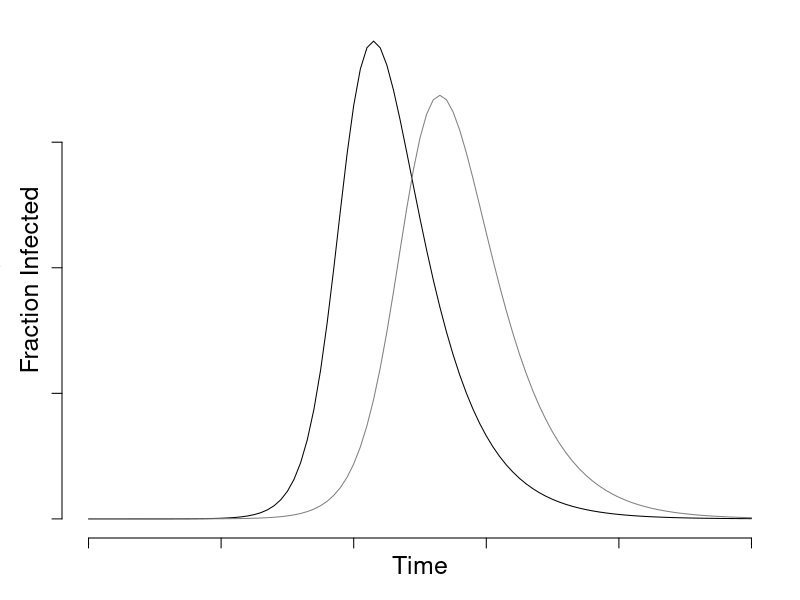
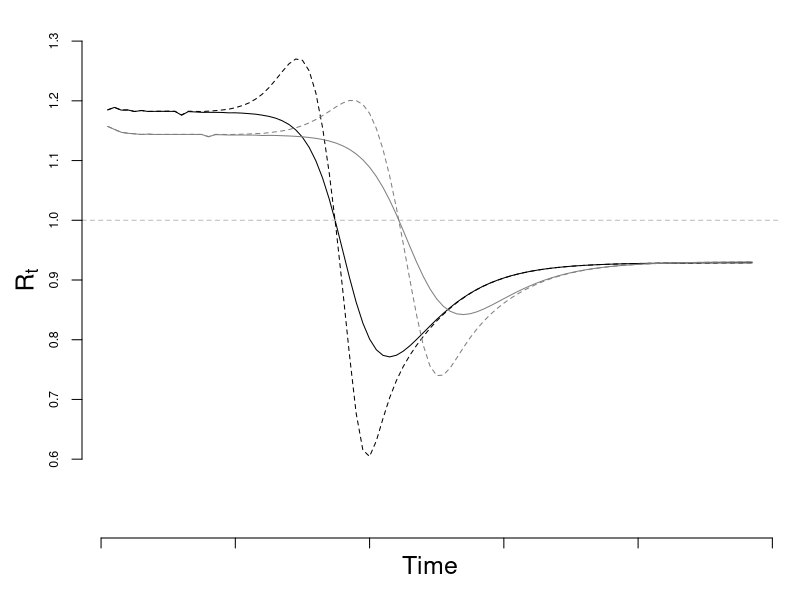
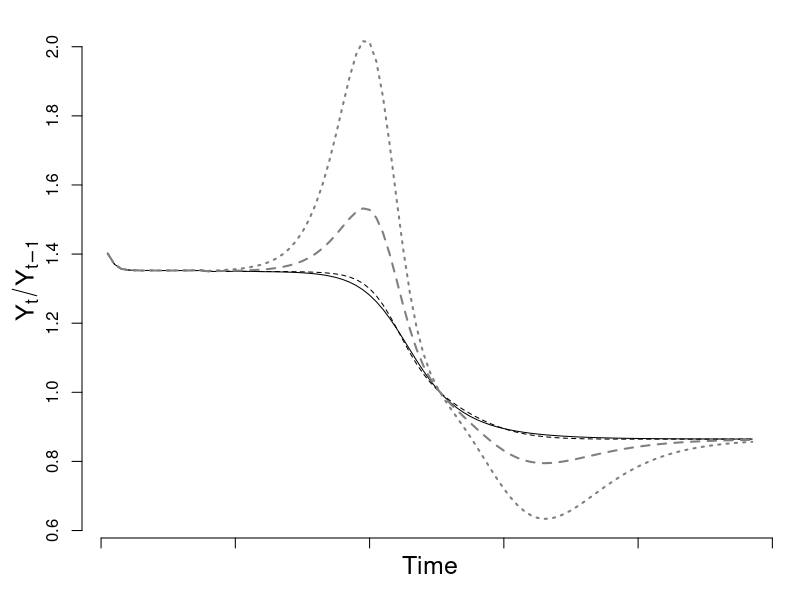
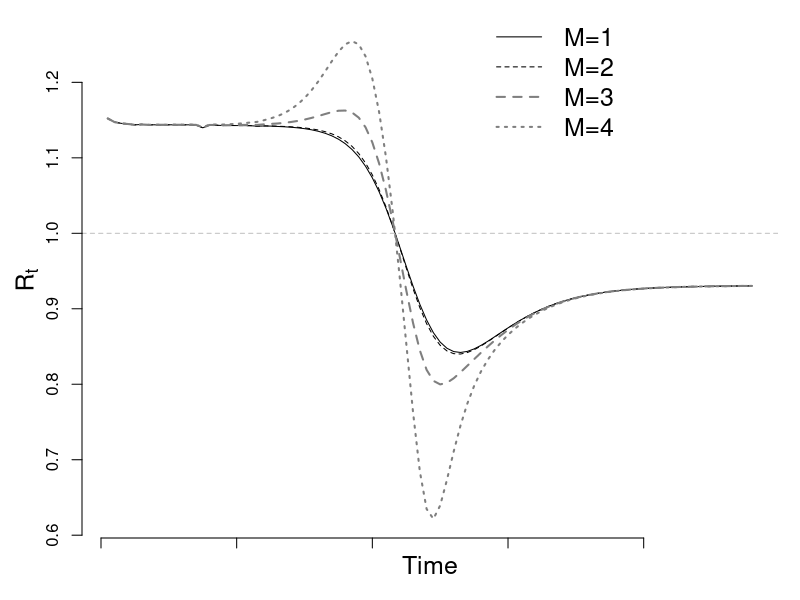

Write R code to recreate these figures, in order.
## Potential bias due to self-selection and measurement error 
## from a deterministic SIR mode

## Load deSolve package
library(deSolve)

## Create an SIR function
sir <- function(time, state, parameters) {
  
  with(as.list(c(state, parameters)), {
    
    dS <- -beta * S * I
    dE <-  beta * S * I - sigma * E
    dI <-  sigma * E - gamma * I
    dR <-              gamma * I
    
    return(list(c(dS, dE, dI, dR)))
  })
}

### Set parameters
## Proportion in each compartment: Susceptible 0.999999, Exposed 0.000001, Infected 0, Recovered 0
init       <- c(S = 1-1e-6, E = 1e-6, I = 0.0, R = 0.0)
## beta: infection parameter; gamma: recovery parameter
# parameters <- c(beta = 1.4247, gamma = 0.14286)
parameters1 <- c(beta = 1.2, sigma = 0.3, gamma = 0.15)
parameters2 <- c(beta = 0.9, sigma = 0.3, gamma = 0.15)
## Time frame
gap = 1
times      <- seq(0, 100, by = gap)

## Solve using ode (General Solver for Ordinary Differential Equations)
out1 <- ode(y = init, times = times, func = sir, parms = parameters1)
out2 <- ode(y = init, times = times, func = sir, parms = parameters2)
## change to data frame
out1 <- as.data.frame(out1)
out2 <- as.data.frame(out2)
## Delete time variable
out1$time <- NULL
out2$time <- NULL
## Show data
png(filename = "../figs/seir.png",
    width = 6.5, height = 4, units = "in", res = 1200, pointsize = 12)
par(mar = c(3,3,1,1)+0.1)
plot(times, out1$I, type = "l", axes = FALSE, bty = "n")
lines(times, out2$I, col = "grey50")
axis(side = 1, labels = FALSE)
axis(side = 2, labels = FALSE)
mtext("Fraction Infected", side = 2, line = 1, cex = 1.5)
mtext("Time", side = 1, line = 1, cex = 1.5)
dev.off()

## Setup for bias plots
f = 0.02
M = 4 
days = 1:365
FP = 0.024; FN = 0.30
bary1_new = -diff(out1$S)
bary1_all = out1$I
bary2_new = -diff(out2$S)
bary2_all = out2$I

bias_fn <- function(M, bary, f, FP = 0.01, FN = 0.15) {
  const = (bary*M + (1-bary))
  f0 = f/const
  f1 = M*f0
  Delta = f1 - f0
  D_M1 = 1 - Delta * bary/(1-bary) * (FP*(1-bary) + FN * bary)/ (f0 * (1-bary) + f1 * bary)
  D_M2 = 1/(1-FP-FN)
  D_M = D_M1 * D_M2
  rho = Delta*sqrt(bary*(1-bary))/sqrt(f*(1-f))
  error = rho*sqrt((1-f)/f) * sqrt(1-bary)/sqrt(bary)*D_M
  lag_error = error[1:(length(error)-1)]
  cur_error = error[2:(length(error))]
  
  lin_term = cur_error - lag_error
  quad_term = lag_error^2 - cur_error*lag_error
  
  cur_bary = bary[2:length(error)]
  lag_bary = bary[1:(length(error)-1)]
  
  bias = (lin_term+quad_term) * cur_bary/lag_bary
  
  Rt = 1+log(cur_bary/lag_bary)* (1/7 + 1/3) / gap
  logbias = log(1+lin_term+quad_term) * (1/7 + 1/3) / gap
  
  return(list("r"=cur_bary/lag_bary, "bias" = bias,
              "Rt"=Rt, "logbias"=logbias))
}

bias1_all = bias_fn(M, bary1_all, f)
bias1_new = bias_fn(M, bary1_new, f)
bias2_all = bias_fn(M, bary2_all, f)
bias2_new = bias_fn(M, bary2_new, f)

## Ratio Comparison: Use New for Fraction of New Cases
ymax = max(bias1_new$Rt+bias1_new$logbias, bias1_new$Rt, bias2_new$Rt+bias2_new$logbias, bias2_new$Rt, na.rm = TRUE)
ymin = min(bias1_new$Rt+bias1_new$logbias, bias1_new$Rt, bias2_new$Rt+bias2_new$logbias, bias2_new$Rt, na.rm = TRUE)
good_obs = -c(1:2) # REMOVE A FEW OBS EARLY ON DUE TO STABILITY OF CALC ISSUE
png(filename = "../figs/seir_rt_comparison.png",
    width = 6.5, height = 4, units = "in", res = 1200, pointsize = 12)
par(mar = c(3,4,1,1)+0.1)
plot(bias1_new$Rt[good_obs], type = "l", ylim = c(0.5, 1.3), axes = FALSE, bty = "n", xlab = "", ylab = "")
lines((bias1_new$Rt + bias1_new$logbias)[good_obs], lty = 2)
abline(h = 1.0, col = "grey", lty = 2)
lines(bias2_new$Rt[good_obs], lty = 1, col = "grey50")
lines((bias2_new$Rt+bias2_new$logbias)[good_obs], lty = 2, col = "grey50")
axis(side =1, labels = FALSE)
axis(side =2, cex.axis = 0.75, at = seq(0.6,1.3,0.1))
mtext(expression(R[t]), side = 2, line = 2, cex = 1.5)
mtext("Time", side = 1, line = 1, cex = 1.5)
dev.off()

## Same curve, just different M value
M1 = 2; M2 = 3; M3 = 4
bias1 = bias_fn(M1, bary2_all, f, FP, FN)
bias2 = bias_fn(M2, bary2_all, f, FP, FN)
bias3 = bias_fn(M3, bary2_all, f, FP, FN)

## Ratio for different M: Use All for Prevalence
ymax = max((bias3$r+bias3$bias)[-1])
ymin = min((bias3$r+bias3$bias)[-1])
good_obs = -c(1:3)
png(filename = "../figs/seir_ratio.png",
    width = 6.5, height = 4, units = "in", res = 1200, pointsize = 12)
par(mar = c(3,4,1,1)+0.1)
plot((bias1$r)[good_obs], type = "l", ylim = c(ymin, ymax), axes = FALSE, bty = "n", xlab = "", ylab = "")
lines((bias1$r+bias1$bias)[good_obs], lty = 2)
lines((bias2$r+bias2$bias)[good_obs], col = "grey50", lty = 2, lwd = 2)
lines((bias3$r+bias3$bias)[good_obs], col = "grey50", lty = 3, lwd = 2)
axis(side =1, labels = FALSE)
axis(side =2, cex.axis = 1)
mtext(expression(Y[t]/Y[t-1]), side =2, line = 2, cex = 1.5)
mtext("Time", side = 1, line = 1, cex = 1.5)
legend(35, 4.0, legend = c("M=1", "M=2", "M=3", "M=4"), lty = c(1,2,2,3), col = c("black", "black", "grey50", "grey50"), cex = 1.5, bty = "n", lwd = c(1,1,2,2))
dev.off()

## Recompute bias for new only
bias1 = bias_fn(M1, bary2_new, f, FP, FN)
bias2 = bias_fn(M2, bary2_new, f, FP, FN)
bias3 = bias_fn(M3, bary2_new, f, FP, FN)


good_obs = -c(1:3)
ymax = max((bias3$Rt+bias3$logbias)[good_obs])
ymin = min((bias3$Rt+bias3$logbias)[good_obs])
png(filename = "../figs/seir_rt.png",
    width = 6.5, height = 4, units = "in", res = 1200, pointsize = 12)
par(mar = c(3,4,1,1)+0.1)
plot(bias1$Rt[good_obs], type = "l", ylim = c(ymin, ymax), axes = FALSE, bty = "n", ylab = "")
lines((bias1$Rt + bias1$logbias)[good_obs], lty = 2)
abline(h = 1.0, col = "grey", lty = 2)
lines((bias2$Rt+bias2$logbias)[good_obs], lty = 2, col = "grey50", lwd = 2)
lines((bias3$Rt+bias3$logbias)[good_obs], lty = 3, col = "grey50", lwd = 2)
axis(side =1, labels = FALSE)
axis(side =2, cex.axis = 1)
mtext(expression(R[t]), side =2, line = 2, cex = 1.5)
mtext("Time", side = 1, line = 1, cex = 1.5)
legend(55, 1.3, legend = c("M=1", "M=2", "M=3", "M=4"), lty = c(1,2,2,3), col = c("black", "black", "grey50", "grey50"), cex = 1.5, bty = "n", lwd = c(1,1,2,2))
dev.off()
